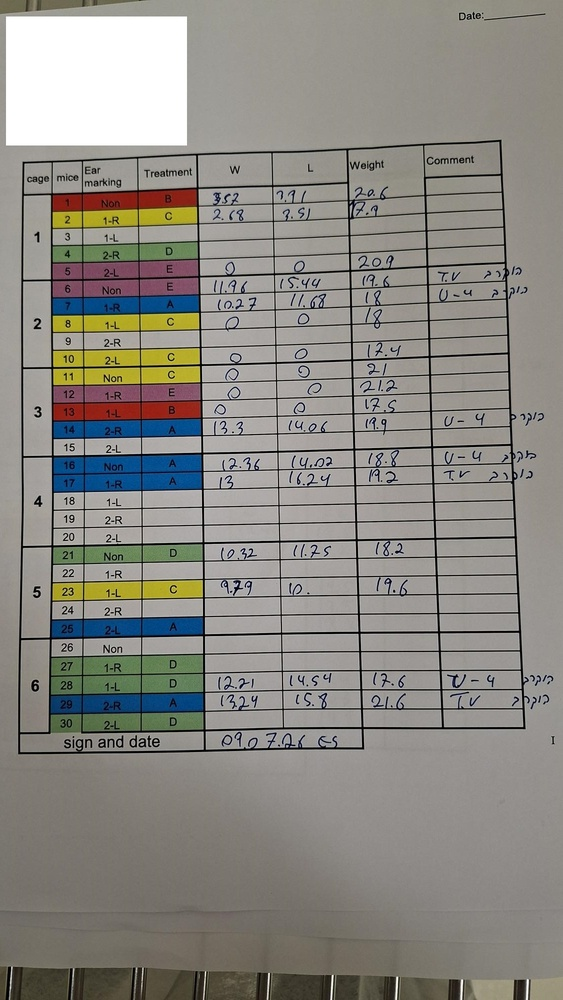
#> input picture Project mouse monitor OCR/sample_test/for_project_exam/20260709_154334.jpg, 563 x 1000 px, shrunk from 1126 x 2000 before the run
$ python -i table_detection.py   (imports and definitions only)
#> lines starting #> are read from the running program, lines starting #| are printed output that depends on the picture; after the words box and inside, x2 and y2 are one past the last pixel; in counts of white or black regions, pixels touching at a corner belong together
#> further down, picture is the input picture: shape (1000, 563, 3); mean B, G, R 130.9, 137.1, 139.5
"""Approximate the fixed monitoring table and create cell-by-cell OCR crops."""

from dataclasses import dataclass
import hashlib
from pathlib import Path
import re

import cv2
import numpy as np

from .config import PROJECT_ROOT


# [1 line that did not run here, left out]
MAX_CAGES_PER_PAGE = 6
MAX_MICE_PER_CAGE = 5
MAX_MOUSE_ROWS = MAX_CAGES_PER_PAGE * MAX_MICE_PER_CAGE

# Relative column boundaries for the mostly fixed sheet layout. The full layout
# is: cage, mice, Ear marking, Treatment, W, L, Weight, Comment.
COLUMN_RANGES: dict[str, tuple[float, float]] = {
    "cage": (0.00, 0.065),
    "mouse_id": (0.065, 0.13),
    "ear_marking": (0.13, 0.24),
    "treatment": (0.24, 0.36),
    "W": (0.36, 0.50),
    "L": (0.50, 0.65),
    "Weight": (0.65, 0.80),
    "Comment": (0.80, 1.00),
}
OCR_FIELDS = ("mouse_id", "W", "L", "Weight", "Comment")
HEADER_HEIGHT_RATIO = 0.05
DATA_END_RATIO_WITH_FOOTER = 0.955
EXPECTED_TABLE_VERTICAL_LINES = 9


@dataclass(frozen=True)
class BoundingBox:
    """An integer image rectangle expressed as x, y, width, and height."""

    x: int
    y: int
    width: int
    height: int

    # [9 lines left out: functions x2, y2, not called in this run]


@dataclass(frozen=True)
class CellRegion:
    """Describe one expected OCR cell and its saved image crop."""

    field_name: str
    page_row: int
    cage_number: int
    mouse_row_in_cage: int
    bbox: BoundingBox
    crop_path: Path | None = None


@dataclass(frozen=True)
class TableDetectionResult:
    """Return table geometry, cell crops, and optional alignment diagnostics."""

    source_image: str
    image_width: int
    image_height: int
    table_bbox: BoundingBox
    table_detection_method: str
    cells: list[CellRegion]
    debug_image_path: Path | None

    # [78 lines left out: functions cells_for_row, detect_table, not called in this run]


def detect_table_bbox(image: np.ndarray) -> tuple[BoundingBox, str]:
    """Find a large grid-like area, falling back to conservative page margins."""
    normalized = _normalize_image(image)
    gray = cv2.cvtColor(normalized, cv2.COLOR_BGR2GRAY)
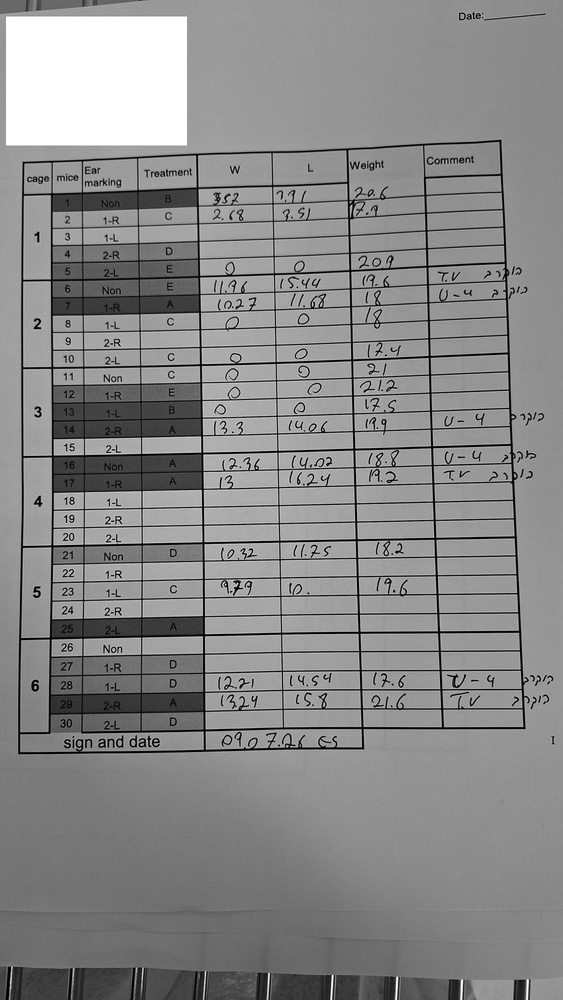
#> gray: shape (1000, 563); min 0, max 255, mean 137.1
    binary = cv2.adaptiveThreshold(
        gray,
        255,
        cv2.ADAPTIVE_THRESH_GAUSSIAN_C,
        cv2.THRESH_BINARY_INV,
        31,
        15,
    )
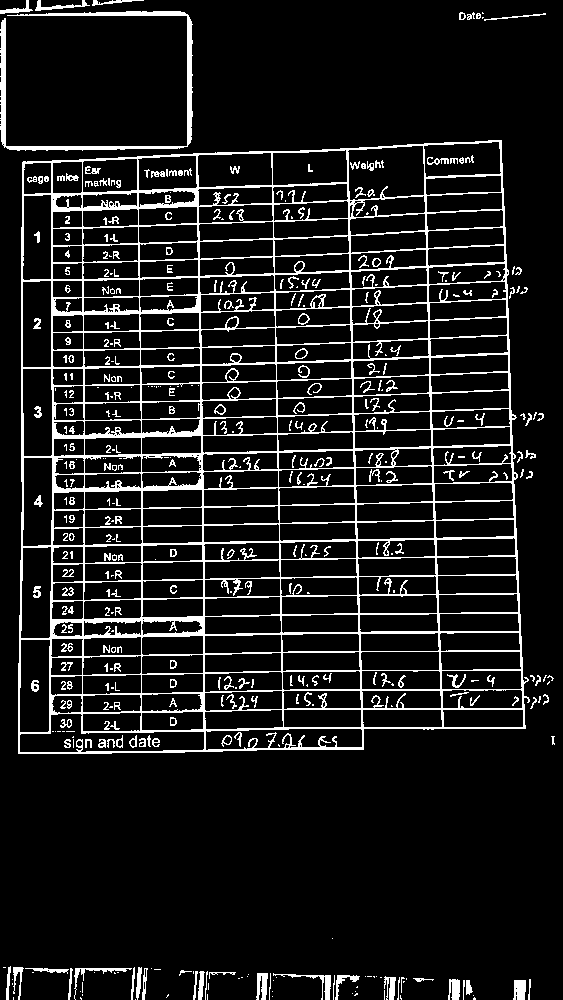
#> binary: shape (1000, 563); 10.5% white in thin lines or dots
    height, width = gray.shape
    horizontal_kernel = cv2.getStructuringElement(
        cv2.MORPH_RECT, (max(20, width // 12), 1)
    )
    vertical_kernel = cv2.getStructuringElement(
        cv2.MORPH_RECT, (1, max(20, height // 20))
    )
    horizontal = cv2.morphologyEx(binary, cv2.MORPH_OPEN, horizontal_kernel)
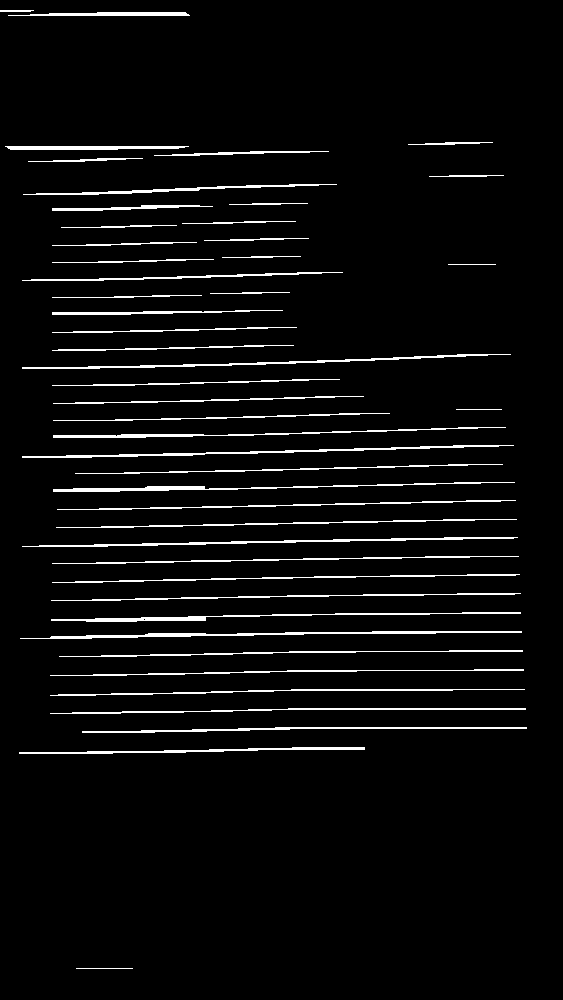
#> horizontal: shape (1000, 563); 4.4% white in thin lines or dots, all inside (x1, y1, x2, y2) = (0, 10, 527, 969)
    vertical = cv2.morphologyEx(binary, cv2.MORPH_OPEN, vertical_kernel)
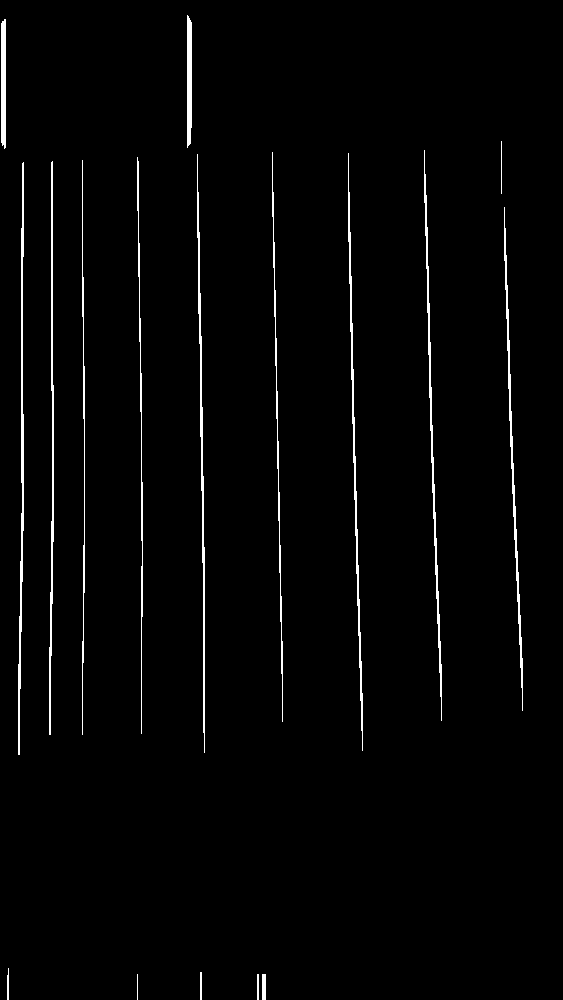
#> vertical: shape (1000, 563); 2% white in thin lines or dots
    grid = cv2.bitwise_or(horizontal, vertical)
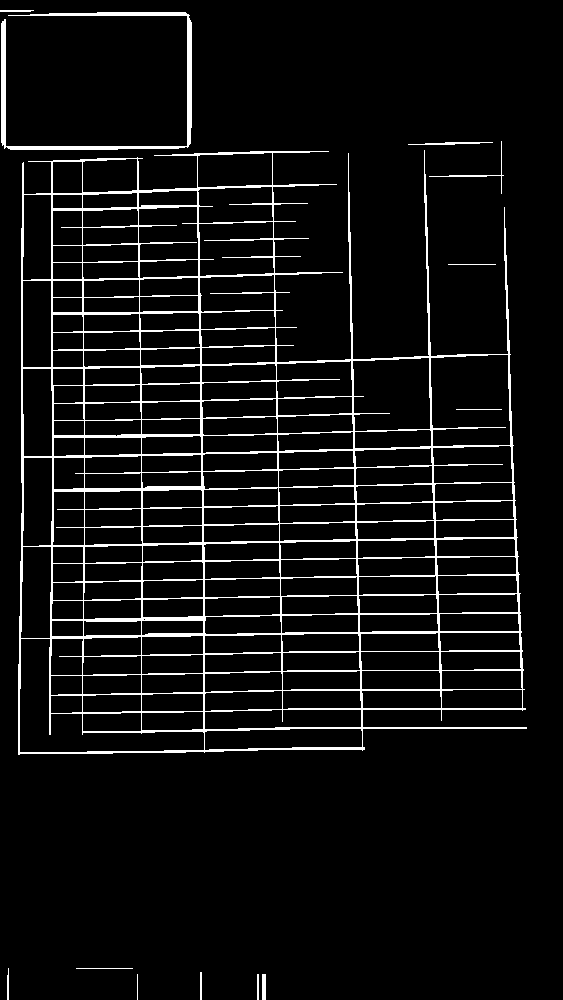
#> grid: shape (1000, 563); 6.4% white in thin lines or dots
    grid = cv2.morphologyEx(
        grid,
        cv2.MORPH_CLOSE,
        cv2.getStructuringElement(cv2.MORPH_RECT, (7, 7)),
        iterations=2,
    )
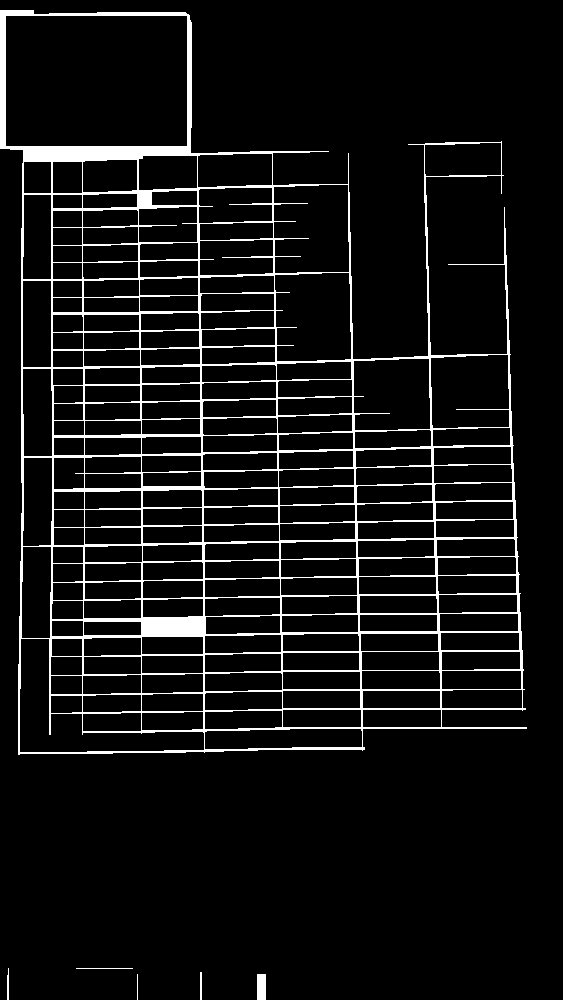
#> grid: shape (1000, 563); 7.1% white; 6 white regions
    contours, _ = cv2.findContours(grid, cv2.RETR_EXTERNAL, cv2.CHAIN_APPROX_SIMPLE)
#> contours = 6 contours, 2 with area under 20; largest, box (x1, y1, x2, y2) and area: (0, 10, 527, 755) 285228, (257, 974, 266, 1000) 200, (200, 972, 202, 1000) 27, (7, 968, 9, 1000) 24
    image_area = width * height
    candidates: list[tuple[int, int, int, int]] = []
    for contour in contours:
        x, y, box_width, box_height = cv2.boundingRect(contour)
        area = box_width * box_height
        if area >= image_area * 0.20 and box_width >= width * 0.55 and box_height >= height * 0.35:
            candidates.append((x, y, box_width, box_height))
#> this loop made 6 passes
#> (contour, x, y, box_width, box_height, area) on passes 1 to 4: ([[257, 974], [257, 999], [265, 999], [265, 974]], 257, 974, 9, 26, 234), ([[137, 974], [137, 999]], 137, 974, 1, 26, 26), ([[200, 972], [200, 999], [201, 999], [201, 972]], 200, 972, 2, 28, 56), ([[76, 968], [132, 968]], 76, 968, 57, 1, 57)
#> after the loop, candidates = [(0, 10, 527, 745)]
    if candidates:
        x, y, box_width, box_height = max(candidates, key=lambda item: item[2] * item[3])
        return BoundingBox(x, y, box_width, box_height), "detected_grid"

    margin_x = max(1, round(width * 0.03))
    margin_y = max(1, round(height * 0.05))
    return (
        BoundingBox(
            margin_x,
            margin_y,
            max(1, width - 2 * margin_x),
            max(1, height - 2 * margin_y),
        ),
        "relative_margin_fallback",
    )


# [129 lines left out: functions expected_cell_regions, estimate_data_bottom, detect_grid_boundaries, not called in this run]


def _normalize_image(image: np.ndarray) -> np.ndarray:
    """Normalize grayscale/BGRA input to contiguous uint8 BGR."""
    if not isinstance(image, np.ndarray) or image.size == 0:
        raise ValueError("A non-empty NumPy image is required.")
    if image.dtype != np.uint8:
        image = cv2.normalize(image, None, 0, 255, cv2.NORM_MINMAX).astype(np.uint8)
    if image.ndim == 2:
        image = cv2.cvtColor(image, cv2.COLOR_GRAY2BGR)
    elif image.ndim == 3 and image.shape[2] == 4:
        image = cv2.cvtColor(image, cv2.COLOR_BGRA2BGR)
    elif image.ndim != 3 or image.shape[2] != 3:
        raise ValueError("Image must be grayscale, BGR, or BGRA.")
    return np.ascontiguousarray(image)


# [156 lines left out: functions _line_centers, _row_boundaries_from_horizontal_lines, _field_boundaries_from_vertical_lines, _best_line_window, _source_prefix, _save_image and 2 more, not called in this run]

>>> import cv2
>>> picture = cv2.imread('../sample_test/for_project_exam/20260709_154334.jpg')
>>> result = detect_table_bbox(picture)

$ run again, on Project mouse monitor OCR/sample_test/for_project_exam/20260709_154347.jpg
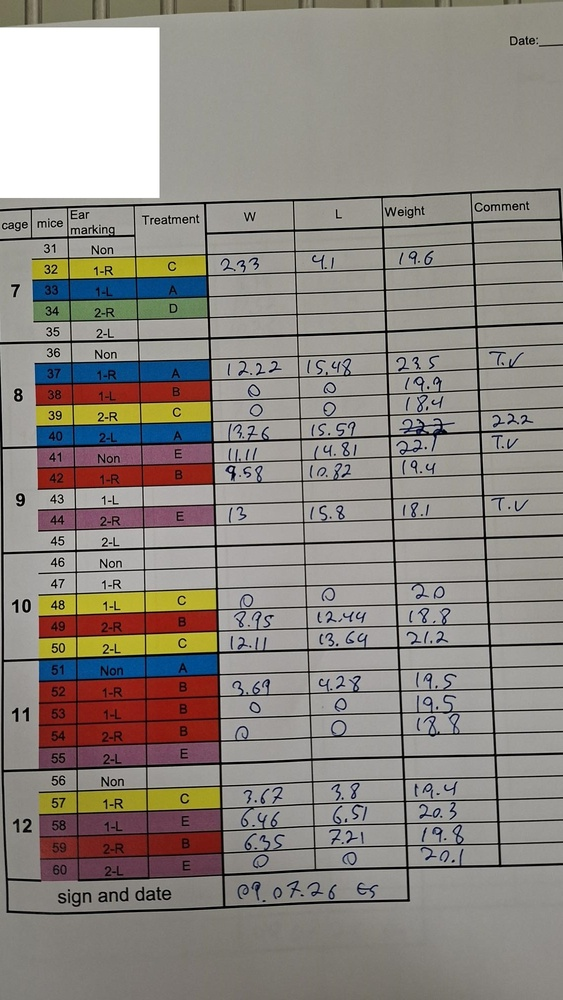
#> input picture Project mouse monitor OCR/sample_test/for_project_exam/20260709_154347.jpg, 563 x 1000 px, shrunk from 1126 x 2000 before the run
#> picture is the input picture: shape (1000, 563, 3); mean B, G, R 130.8, 136.7, 142.8
#> in detect_table_bbox, `binary = cv2.adaptiveThreshold( gray, 255, cv2.ADAPTIVE_THRESH_GAUSSIA..`:
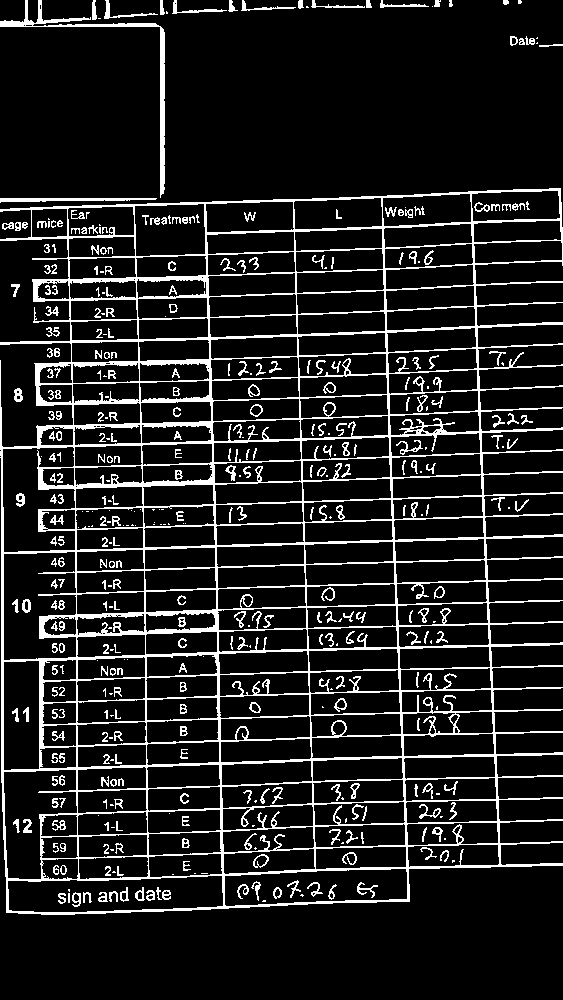
#> binary: shape (1000, 563); 12.1% white in thin lines or dots
#> horizontal: shape (1000, 563); 5.6% white in thin lines or dots
#> vertical: shape (1000, 563); 1.8% white; 15 white regions, largest, box (x1, y1, x2, y2) and area: (205, 203, 224, 910) 1719, (382, 197, 408, 903) 1667, (472, 209, 499, 858) 1559
#> in detect_table_bbox, `grid = cv2.morphologyEx( grid, cv2.MORPH_CLOSE, cv2.getStructuringElem..`:
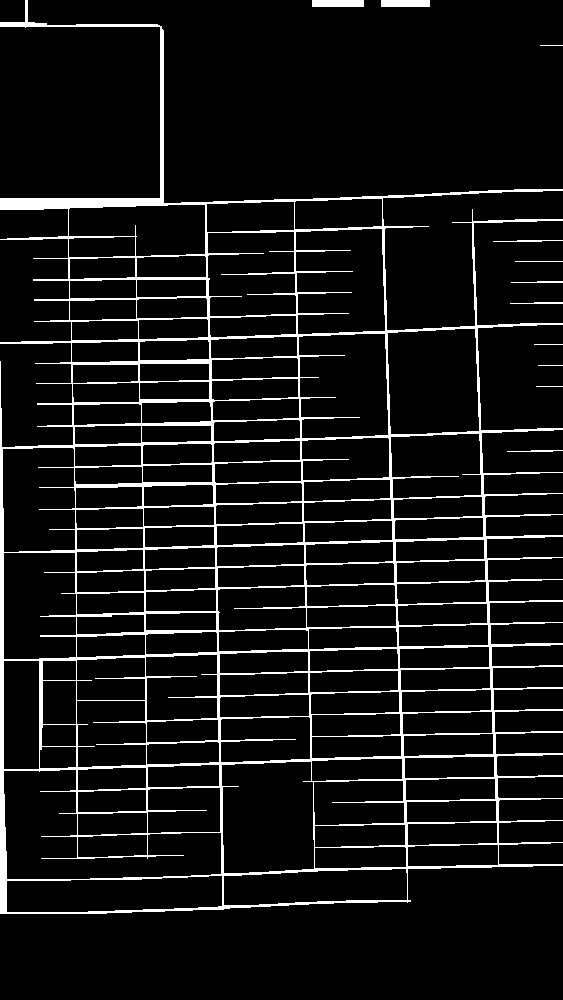
#> grid: shape (1000, 563); 8% white; 12 white regions
#> contours = 12 contours, 5 with area under 20; largest, box (x1, y1, x2, y2) and area: (0, 0, 563, 914) 316383, (312, 0, 364, 7) 306, (381, 0, 430, 7) 288, (510, 302, 563, 304) 28, (511, 281, 563, 283) 26, (493, 240, 563, 242) 25, (507, 450, 563, 452) 22
#> the loop in detect_table_bbox, `for contour in contours:` made 12 passes
#> (contour, x, y, box_width, box_height, area) on passes 2, 3, 4, 7, 9, 10, 11: ([[536, 386], [562, 386]], 536, 386, 27, 1, 27), ([[538, 365], [562, 365]], 538, 365, 25, 1, 25), ([[534, 344], [562, 344]], 534, 344, 29, 1, 29), ([[515, 261], [562, 261]], 515, 261, 48, 1, 48), ([[540, 45], [562, 45]], 540, 45, 23, 1, 23), ([[381, 0], [381, 6], [429, 6], [429, 0]], 381, 0, 49, 7, 343), ([[312, 0], [312, 6], [363, 6], [363, 0]], 312, 0, 52, 7, 364)
#> after the loop in detect_table_bbox, `for contour in contours:`: candidates = [(0, 0, 563, 914)]

$ run again, on Project mouse monitor OCR/sample_test/for_project_exam/20260709_154355.jpg
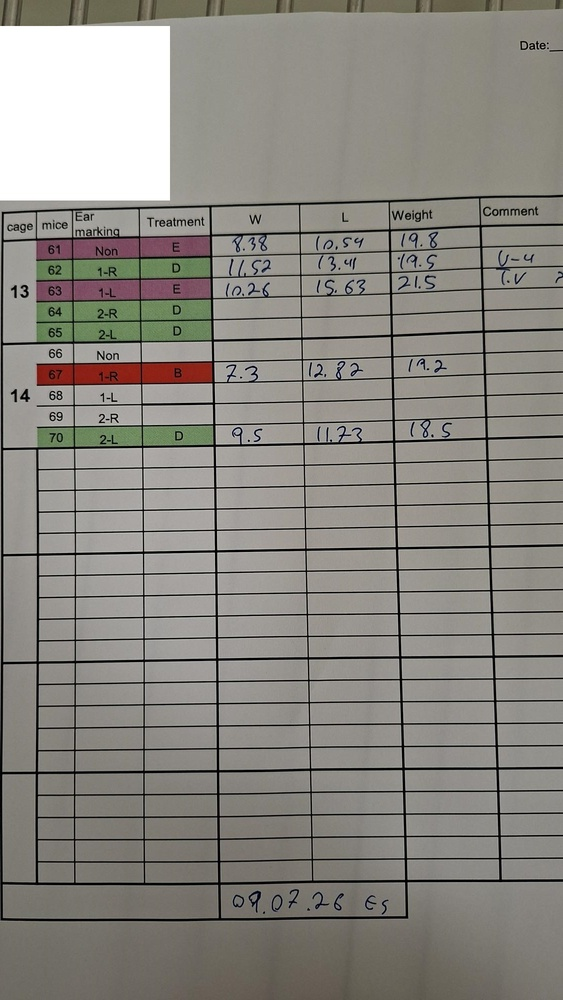
#> input picture Project mouse monitor OCR/sample_test/for_project_exam/20260709_154355.jpg, 563 x 1000 px, shrunk from 1126 x 2000 before the run
#> picture is the input picture: shape (1000, 563, 3); mean B, G, R 129.8, 136.1, 139
#> in detect_table_bbox, `binary = cv2.adaptiveThreshold( gray, 255, cv2.ADAPTIVE_THRESH_GAUSSIA..`:
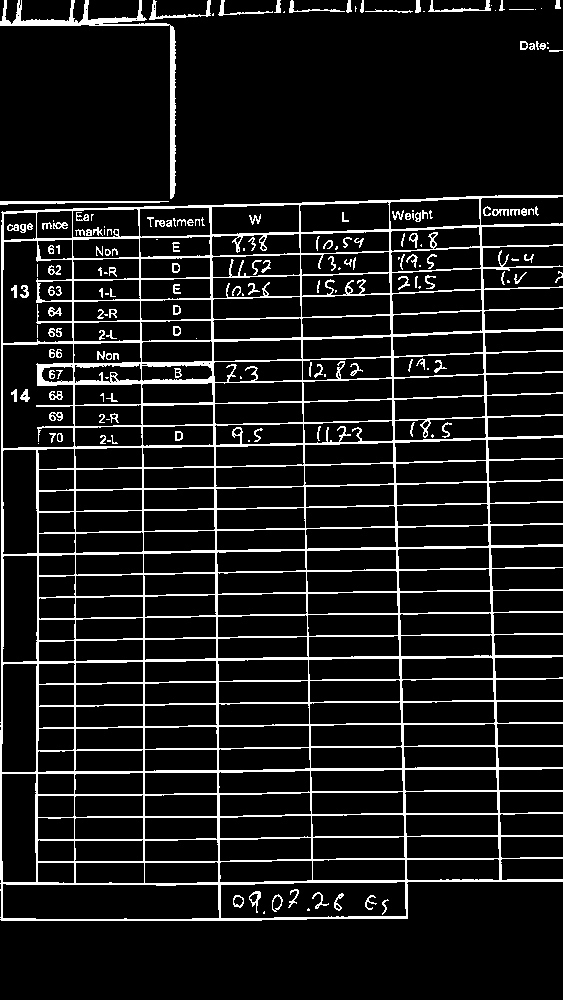
#> binary: shape (1000, 563); 10.3% white in thin lines or dots
#> horizontal: shape (1000, 563); 6.3% white in thin lines or dots
#> vertical: shape (1000, 563); 2.1% white; 13 white regions, largest, box (x1, y1, x2, y2) and area: (389, 201, 407, 920) 1766, (480, 197, 501, 883) 1726, (210, 206, 220, 922) 1708
#> in detect_table_bbox, `grid = cv2.morphologyEx( grid, cv2.MORPH_CLOSE, cv2.getStructuringElem..`:
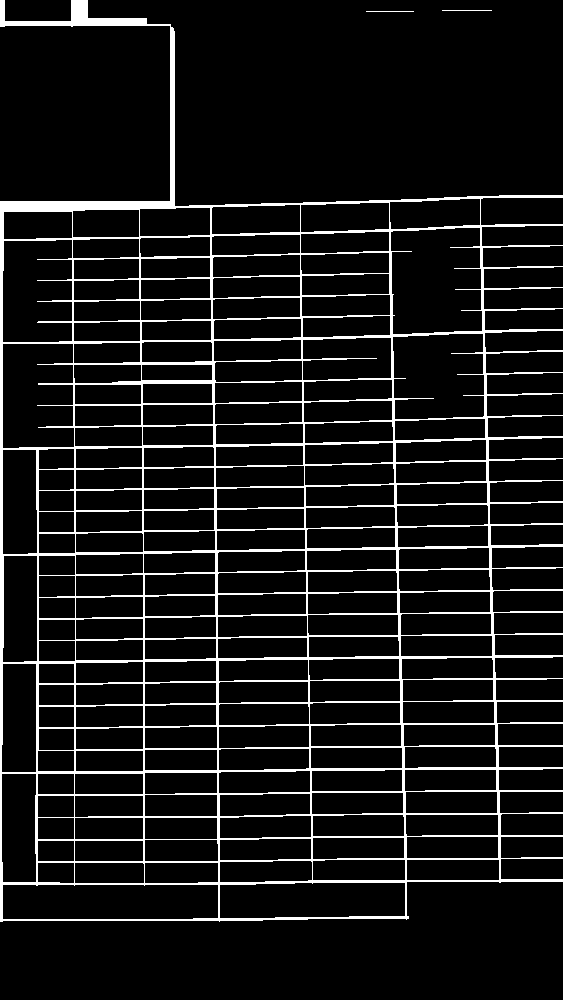
#> grid: shape (1000, 563); 8.8% white; 3 white regions
#> contours = 3 contours, 2 with area under 20; largest, box (x1, y1, x2, y2) and area: (0, 0, 563, 922) 353306
#> the loop in detect_table_bbox, `for contour in contours:` made 3 passes
#> (contour, x, y, box_width, box_height, area) on passes 1 to 2: ([[366, 11], [413, 11]], 366, 11, 48, 1, 48), ([[442, 10], [491, 10]], 442, 10, 50, 1, 50)
#> after the loop in detect_table_bbox, `for contour in contours:`: candidates = [(0, 0, 563, 922)]
